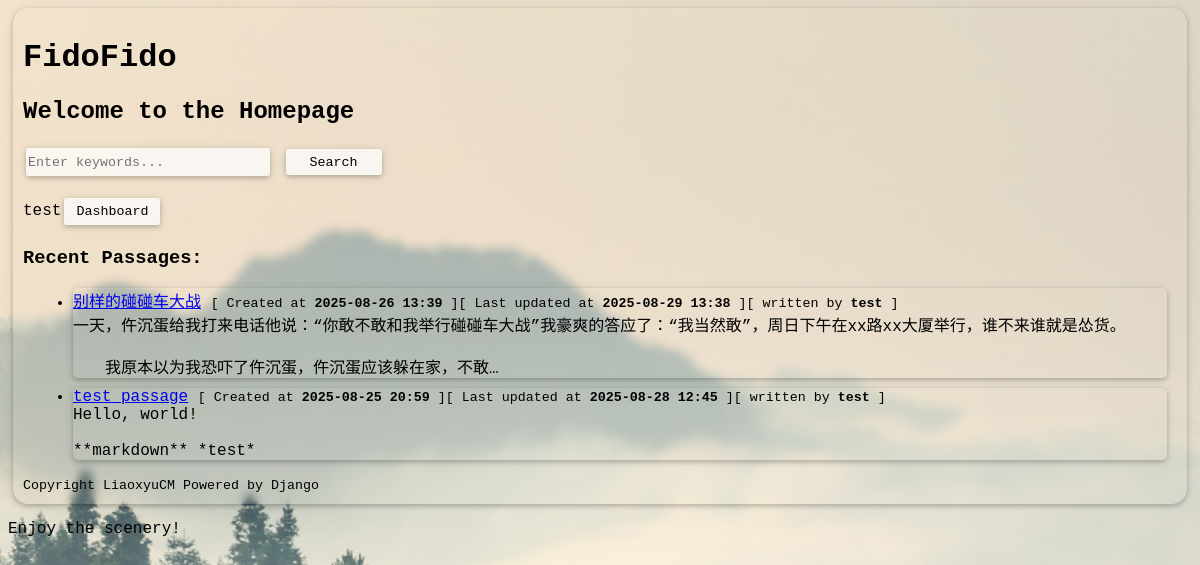
The page / (signed in) on the database its author committed.
### passagesharer/models.py (models this page shows, shortened)
class Passage(models.Model):
    title = models.CharField(max_length=200)
    content = models.TextField()
    author = models.ForeignKey(
        settings.AUTH_USER_MODEL,
        on_delete=models.CASCADE,
        related_name='passages'
    )
    created_at = models.DateTimeField(auto_now_add=True)
    last_updated_at = models.DateTimeField(auto_now=True)

### passagesharer/views.py (the view)
# urls.py: path('', views.index, name='index'),  # Redirect root URL to
def index(request: HttpRequest) -> HttpResponse:
    try:
        passages = Passage.objects.order_by('-created_at')[:10]  # Fetch passages ordered by creation date
    except Passage.DoesNotExist:
        return render(request, 'homepage/404.html', status=404, context={"current_path": request.path})
    return render(request, 'homepage/index.html', {'passages': passages, 'is_logged': request.user.is_authenticated, 'username': request.user.get_username()})

### passagesharer/templates/homepage/index.html (shortened to what this page needs)
{% load static %}
<!DOCTYPE html>
<html lang="en">
<head>
    <link rel="stylesheet" href="{% static 'global/css/style.css' %}">
</head>
<body>
    {% block content %}
        <div class="main">
            <h1>FidoFido</h1>
            <h2>Welcome to the Homepage</h2>
            <form method="get" action="{% url 'search_passages' %}">
                <input type="text" name="q" placeholder="Enter keywords..." required>
                <button type="submit">Search</button>
            </form>
            {% if is_logged %}
                <p>{{ username }}<a href="/accounts/dashboard"><button>Dashboard</button></a></p>
            {% else %}
                <ul>
                    <li><a href="/accounts/register"><button>Register</button></a></li>
                    <li><a href="/accounts/login"><button>Login</button></a></li>
                </ul>
            {% endif %}
            <h3>Recent Passages:</h3>
            <ul class="passages_view">
                {% for passage in passages %}
                    <li>
                        <a href="{% url 'detail' passage.id %}">{{ passage.title }}</a>
                        <small>[ Created at <b>{{ passage.created_at|date:'Y-m-d H:i' }}</b> ][ Last updated at <b>{{ passage.last_updated_at|date:'Y-m-d H:i' }}</b> ][ written by <b>{{ passage.author.username }}</b> ]</small>
                        <div>{{ passage.content|truncatechars:100|linebreaksbr|safe }}</div>
                    </li>
                {% empty %}
                    <li>No passages available.</li>
                {% endfor %}
            </ul>
            <small>Copyright LiaoxyuCM Powered by Django</small>
        </div>
    {% endblock %}
    <p>Enjoy the scenery!</p>
    <div class="bg_img_viewer"></div>
</body>
</html>

### passagesharer/static/global/css/style.css (style rules this page uses)
* { font-family: 'Courier New', Courier, monospace; }
body { background: #a8ff78; background-image: url('/static/global/image/wallpaper_day.jpg'); background-attachment: fixed; background-position: center; background-repeat: no-repeat; background-size: cover; }
div.main { background-color: rgba(0, 0, 0, 0); backdrop-filter: blur(5px); -webkit-backdrop-filter: blur(5px); margin: 5px; padding: 10px; border-radius: 15px; box-shadow: 0 2px 5px rgba(0, 0, 0, 0.2), 0 1px 10px rgba(0, 0, 0, 0.1); }
button, input[type="text"], input[type="email"], input[type="password"] { height: 2em; border: none; background-color: rgba(252, 252, 252, 0.75); color: black; box-shadow: 0 2px 5px rgba(0, 0, 0, 0.2), 0 1px 10px rgba(0, 0, 0, 0.1); backdrop-filter: blur(20px); -webkit-backdrop-filter: blur(20px); transition: .3s all ease-in-out; margin: 3px; }
button { cursor: pointer; width: 6rem; }
button::after { content: ""; position: absolute; top: 0; left: 0; width: 10px; height: 100%; border-radius: 5px; background-color: #FCFCFC; z-index: -114514; filter: blur(5px); }
button, input, textarea { border-radius: 3px; }
input[type="text"], input[type="email"], input[type="password"] { width: 15rem; }
ul.passages_view li { position: relative; margin: 10px; border-radius: 5px; backdrop-filter: blur(5px); -webkit-backdrop-filter: blur(5px); box-shadow: 0 2px 5px rgba(0, 0, 0, 0.2), 0 1px 10px rgba(0, 0, 0, 0.1); transition: all 0.3s ease-in-out; }
ul.passages_view li::after { content: ""; position: absolute; top: 0; left: 0; width: 10px; height: 100%; border-radius: 5px; background-color: #FCFCFC; z-index: -114514; filter: blur(5px); }
form { margin: 0; }

### rows shown on the page
Passage: title "别样的碰碰车大战", created_at "2025-08-26 13:39", last_updated_at "2025-08-29 13:38", author.username "test", content "一天，仵沉蛋给我打来电话他说：“你敢不敢和我举行碰碰车大战”我豪爽的答应了：“我当然敢”，周日下午在xx路xx大厦举行，谁不来谁就是怂货。 我原本以为我恐吓了仵沉蛋，仵沉蛋应该躲在家，不敢…"
Passage: title "test passage", created_at "2025-08-25 20:59", last_updated_at "2025-08-28 12:45", author.username "test", content "Hello, world! **markdown** *test*"

### other values the page prints
{{ username }} "test"
